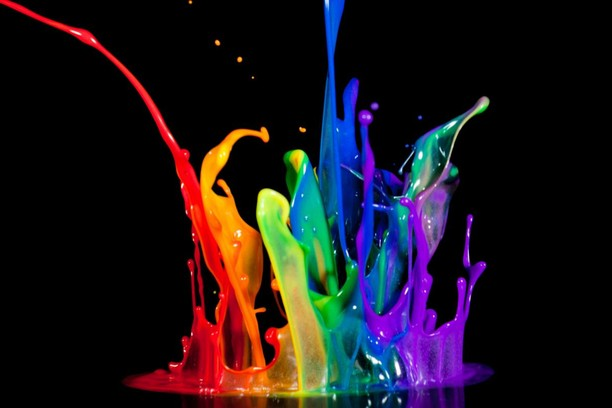
#> input picture assignment1/color.jpg, 612 x 408 px
$ python greyscale.py   (older library calls are emulated)
#> lines starting #> are read from the running program, lines starting #| are printed output that depends on the picture
import numpy as np
from scipy import misc
import matplotlib.pyplot as plt

#Imports image and extracts the height and width
image = misc.imread('color.jpg')
#> image is the input picture: shape (408, 612, 3); mean R, G, B 30.1, 22.1, 27.8
s = image.shape
#> s = (408, 612, 3)
x = s[0]
#> x = 408
y = s[1]
#> y = 612

#The first of the equations
def equation_1():
    new_image = np.zeros((x,y))

    for i in range(0,x):
        for j in range(0,y):
            rgb = np.split(image[i,j],3)
            new_image[i,j] = (rgb[0] + rgb[1] + rgb[2]) / 3
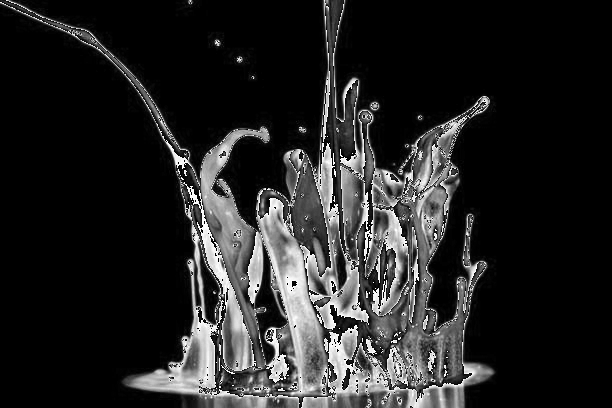
#> new_image: shape (408, 612) float64; min 0, max 85, mean 12.2; drawn with min black and max white

    misc.imsave('equation_1.png', new_image)

#The second equation
def equation_2():
    new_image = np.zeros((x,y))

    for i in range(0,x):
        for j in range(0,y):
            rgb = np.split(image[i,j],3)
            new_image[i,j] = (0.2126*rgb[0] + 0.7152*rgb[1] + 0.0722*rgb[2])
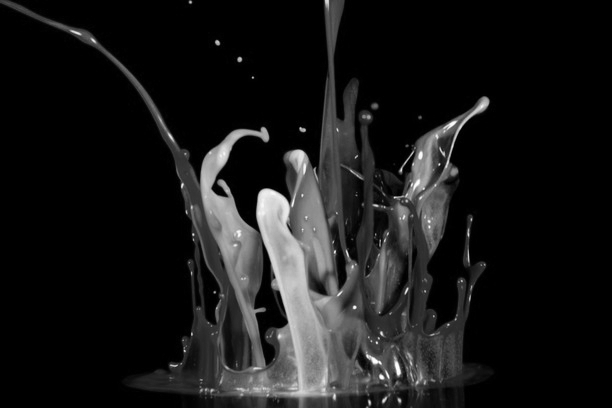
#> new_image: shape (408, 612) float64; min 0, max 254.8, mean 24.2

    misc.imsave('equation_2.png', new_image)

#
if __name__ == '__main__':
    equation_1()
    equation_2()
